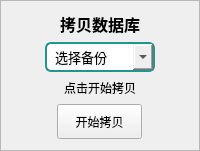
    <widget class="QFrame" name="frame_4">
     <property name="maximumSize">
      <size>
       <width>300</width>
       <height>300</height>
      </size>
     </property>
     <property name="font">
      <font>
       <family>Microsoft YaHei</family>
      </font>
     </property>
     <property name="frameShape">
      <enum>QFrame::StyledPanel</enum>
     </property>
     <property name="frameShadow">
      <enum>QFrame::Raised</enum>
     </property>
     <layout class="QVBoxLayout" name="verticalLayout_4" stretch="1,1,1,1">
      <property name="spacing">
       <number>6</number>
      </property>
      <item>
       <widget class="QLabel" name="label_53">
        <property name="sizePolicy">
         <sizepolicy hsizetype="Preferred" vsizetype="Preferred">
          <horstretch>0</horstretch>
          <verstretch>0</verstretch>
         </sizepolicy>
        </property>
        <property name="maximumSize">
         <size>
          <width>16777215</width>
          <height>40</height>
         </size>
        </property>
        <property name="font">
         <font>
          <family>Microsoft YaHei</family>
          <pointsize>12</pointsize>
          <bold>true</bold>
         </font>
        </property>
        <property name="text">
         <string>拷贝数据库</string>
        </property>
        <property name="alignment">
         <set>Qt::AlignCenter</set>
        </property>
       </widget>
      </item>
      <item alignment="Qt::AlignHCenter">
       <widget class="QComboBox" name="selectCopyData">
        <property name="sizePolicy">
         <sizepolicy hsizetype="Preferred" vsizetype="Preferred">
          <horstretch>0</horstretch>
          <verstretch>0</verstretch>
         </sizepolicy>
        </property>
        <property name="minimumSize">
         <size>
          <width>110</width>
          <height>30</height>
         </size>
        </property>
        <property name="maximumSize">
         <size>
          <width>170</width>
          <height>45</height>
         </size>
        </property>
        <property name="font">
         <font>
          <family>Microsoft YaHei</family>
          <pointsize>10</pointsize>
         </font>
        </property>
        <property name="styleSheet">
         <string notr="true">QComboBox {
 
    border: 2px solid #229590;
    border-radius: 6px;
    padding: 4px 8px;
}
QComboBox::drop-down {

    width: 20px;
}

/* 这是控制下拉选项背景的关键部分 */
QComboBox QAbstractItemView {
    background-color: #229590; /* 下拉选项背景色 */
    color: #ffffff; /* 下拉选项文字颜色 */
    selection-background-color: #00ff00; /* 下拉选项中选中项的背景色 */
    border: 1px solid #26c6da; /* 下拉选项边框 */
    outline: 0; /* 移除选中项的虚线框 */
    border-radius: 6px; /* 下拉选项圆角 */
}</string>
        </property>
        <property name="currentText">
         <string notr="true">选择备份</string>
        </property>
        <item>
         <property name="text">
          <string>选择备份</string>
         </property>
        </item>
       </widget>
      </item>
      <item alignment="Qt::AlignHCenter">
       <widget class="QLabel" name="copyStatusLabel">
        <property name="maximumSize">
         <size>
          <width>200</width>
          <height>30</height>
         </size>
        </property>
        <property name="font">
         <font>
          <family>Microsoft YaHei</family>
         </font>
        </property>
        <property name="text">
         <string>点击开始拷贝</string>
        </property>
       </widget>
      </item>
      <item alignment="Qt::AlignHCenter">
       <widget class="QPushButton" name="copyBackup">
        <property name="sizePolicy">
         <sizepolicy hsizetype="Preferred" vsizetype="Preferred">
          <horstretch>0</horstretch>
          <verstretch>0</verstretch>
         </sizepolicy>
        </property>
        <property name="minimumSize">
         <size>
          <width>85</width>
          <height>35</height>
         </size>
        </property>
        <property name="maximumSize">
         <size>
          <width>150</width>
          <height>40</height>
         </size>
        </property>
        <property name="font">
         <font>
          <family>Microsoft YaHei</family>
         </font>
        </property>
        <property name="text">
         <string>开始拷贝</string>
        </property>
       </widget>
      </item>
     </layout>
    </widget>
